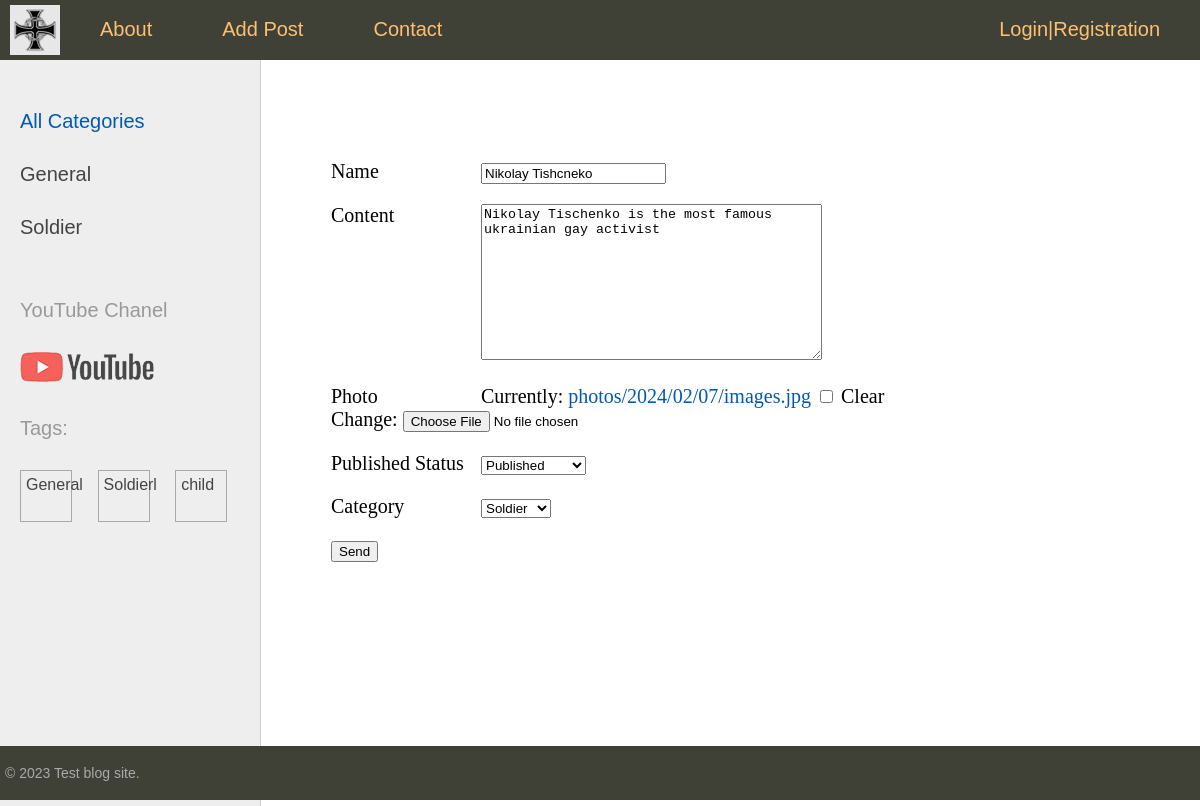
The page /edit/10/ on the database as committed earlier.
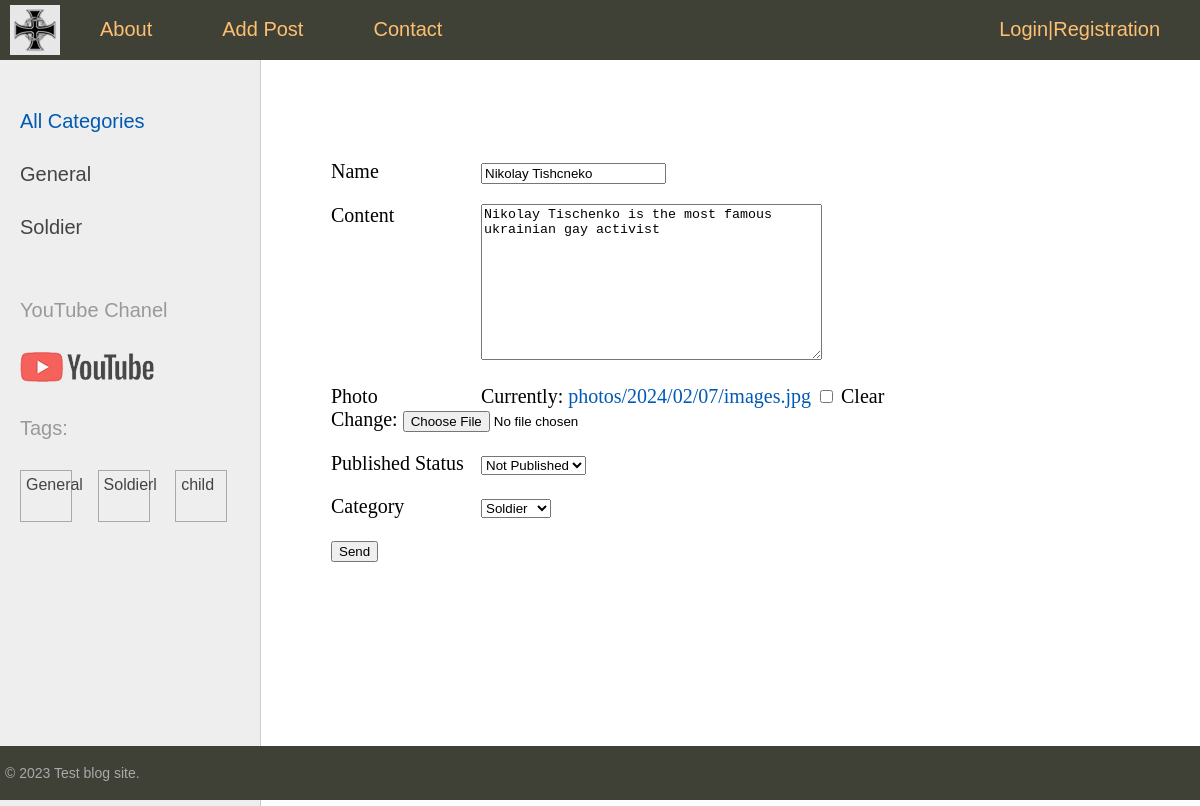
The same page on the database as committed later.
### sitetest/models.py (models this page shows, shortened)
class Persons(models.Model):
    class Status(models.IntegerChoices):
        DRAFT = 0, "Not Published"
        PUBLISHED = 1, "Published"
    title = models.CharField(max_length=255, verbose_name="Name")
    slug = models.SlugField(max_length=255, unique=True, db_index=True, verbose_name="Slug")
    photo = models.FileField(upload_to='photos/%Y/%m/%d/',
                             blank=True, null=True, verbose_name="Photo")
    content = models.TextField(blank=True, verbose_name="content")
    time_create = models.DateTimeField(auto_now_add=True, verbose_name="Time of creation")
    time_update = models.DateTimeField(auto_now=True, verbose_name="Last update")
    is_published = models.BooleanField(choices=tuple(map(lambda x: (bool(x[0]), x[1]), Status.choices)),
                                       default=Status.DRAFT, verbose_name="Published Status")
    cat = models.ForeignKey('Category', on_delete=models.PROTECT, related_name='categ', verbose_name="Category")
    tags = models.ManyToManyField('TagPost', blank=True, related_name='tags', verbose_name="Tags")
    country = models.OneToOneField('Country', blank=True, on_delete=models.SET_NULL, null=True, related_name='countri',
                                   verbose_name="Country")
    author = models.ForeignKey(get_user_model(), on_delete=models.SET_NULL, related_name='posts', null=True,
                               default=True)
    objects = models.Manager()
    published = PublishedManager()
    class Meta:
        verbose_name_plural = "Person"

### sitetest/views.py (the view)
# urls.py: path('edit/<int:pk>/', views.ChangeForm.as_view(), name='edit_post'),
class ChangeForm(DataMixin, UpdateView):
    model = Persons
    fields = ['title', 'content', 'photo', 'is_published', 'cat']
    template_name = 'sitetest/addpost.html'
    success_url = reverse_lazy('home')
    title_page = 'Changing Form'

### sitetest/models.py (called while the page is built)
    def __str__(self):
        return self.name

    def get_absolute_url(self):
        return reverse("category", kwargs={"cat_slug": self.slug})

    def get_absolute_url(self):
        return reverse("tags", kwargs={"tag_slug": self.slug})

### sitetest/templatetags/person_tags.py (called while the page is built)
@register.inclusion_tag('sitetest/list_categories.html')
def show_categories(cat_selected=0):
    cats = Category.objects.annotate(total=Count("categ")).filter(total__gt=0)
    return {'cats': cats, 'cat_selected': cat_selected}

@register.inclusion_tag('sitetest/list_tags.html')
def show_tags():
    tags = TagPost.objects.annotate(total=Count("tags")).filter(total__gt=0)
    return {'tags': tags}

### users/context_processors.py (called while the page is built)
def get_upper_menu(request):
    return {'upper_menu':menu}

### sitetest/templates/sitetest/addpost.html (shortened to what this page needs)
{%extends 'base.html'%}
{% block content%}
<form action="" , method="Post" enctype="multipart/form-data">
    <form action="" method="post">
        {% for f in form %}
        <p><label class="form-label" for="{{ f.id_for_label }}">{{ f.label }}</label>{{ f }}</p>
        {% endfor %}
        <p>
            <button type="submit">Send</button>
        </p>
    </form>
    {%endblock%}

Rows that differ between the two databases and show on the page:
changed Persons "Nikolay Tishcneko": is_published "Published" → "Not Published"
